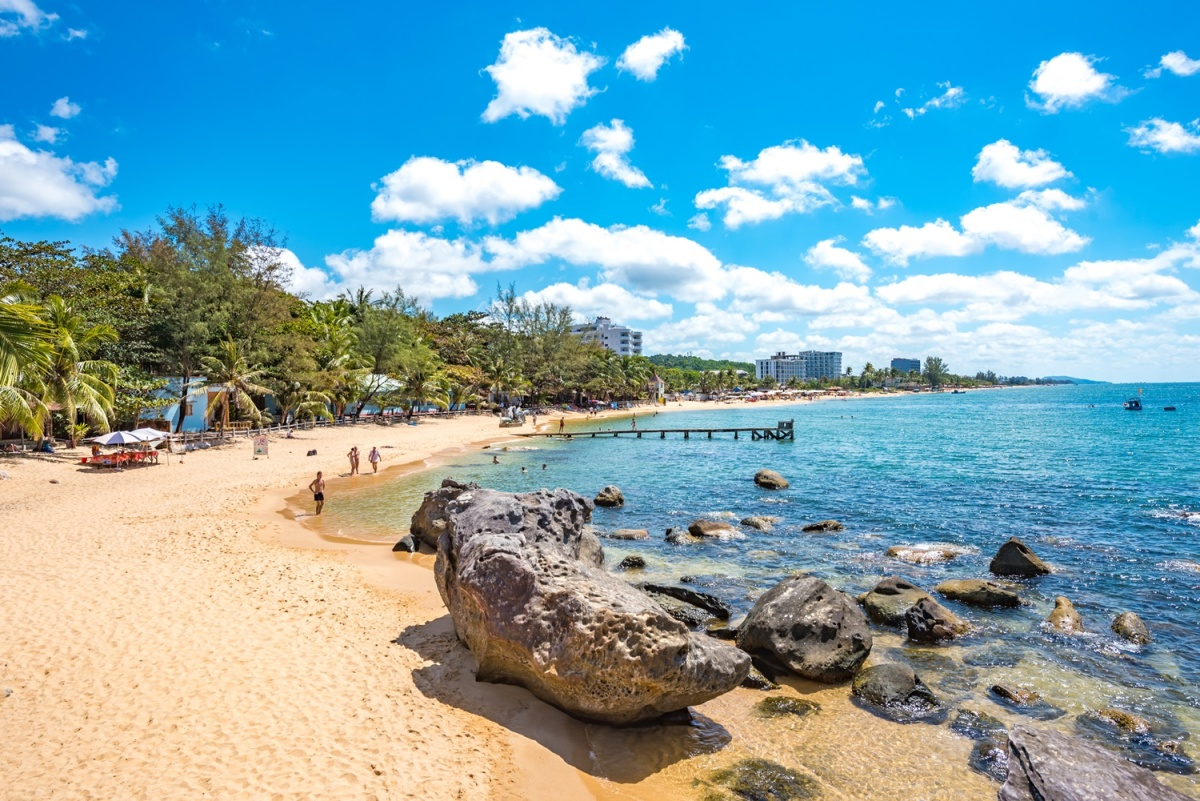
#> input picture transition/beach.jpg, 1200 x 801 px
$ python cover.py
#> lines starting #> are read from the running program, lines starting #| are printed output that depends on the picture; pictures that were not available may be replaced by others from this repository, and a replacement may not be noted
import cv2

old_img=cv2.imread('beach.jpg')
#> old_img is the input picture: shape (801, 1200, 3); mean B, G, R 177.7, 166.9, 125.7
new_img=cv2.imread('sky.jpg')
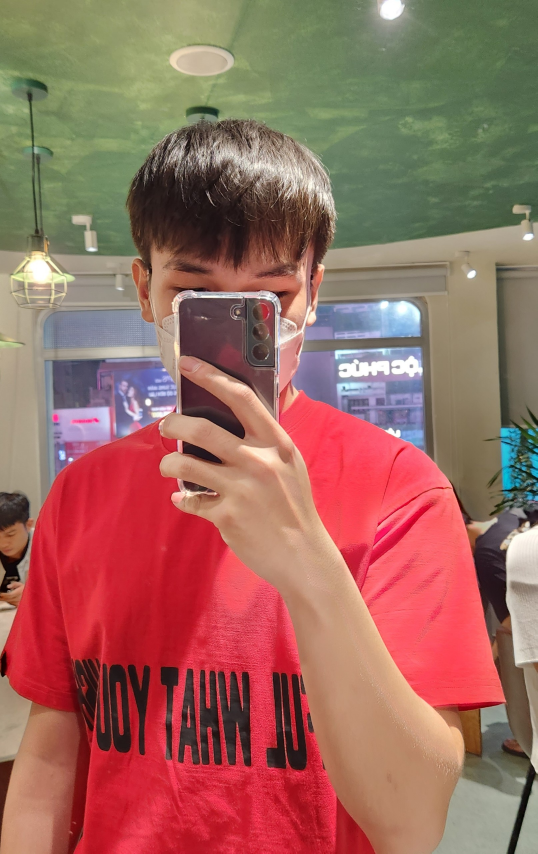
#> input picture image blending/hi.jpg, 1612 x 2560 px, given in place of sky.jpg, which was not available (shown at 1/3 size)
#> new_img is the input picture: shape (2560, 1612, 3); mean B, G, R 94.6, 105.2, 156.3
new_img = cv2.resize(new_img, (old_img.shape[1], old_img.shape[0]))
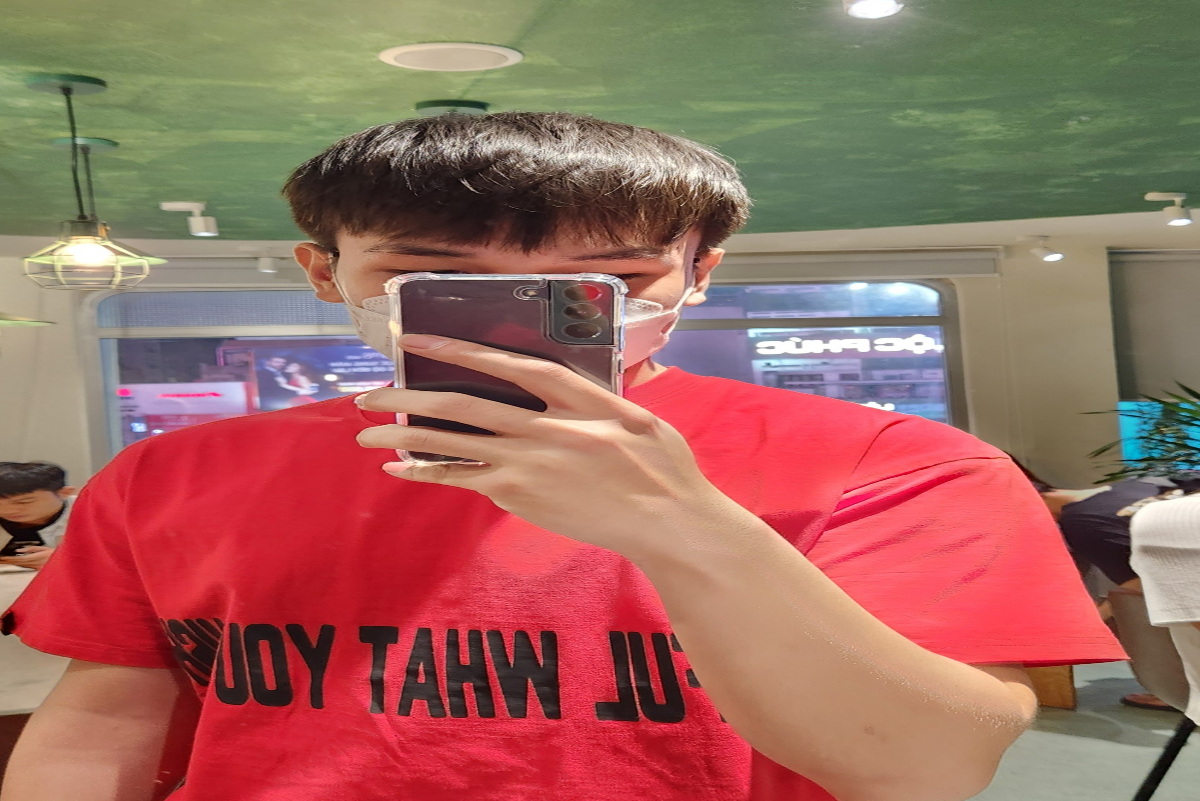
#> new_img: shape (801, 1200, 3); mean B, G, R 94.5, 105, 156.2
cur_img=old_img.copy()

for delta in range(0,old_img.shape[1],10):
    old_img[:,old_img.shape[1]-delta:,:]=new_img[:,0:delta,:]
    cv2.imshow('cover', old_img)
    cv2.waitKey(1)
#> this loop made 120 passes
#> pass 2, `cv2.imshow('cover', old_img)`:
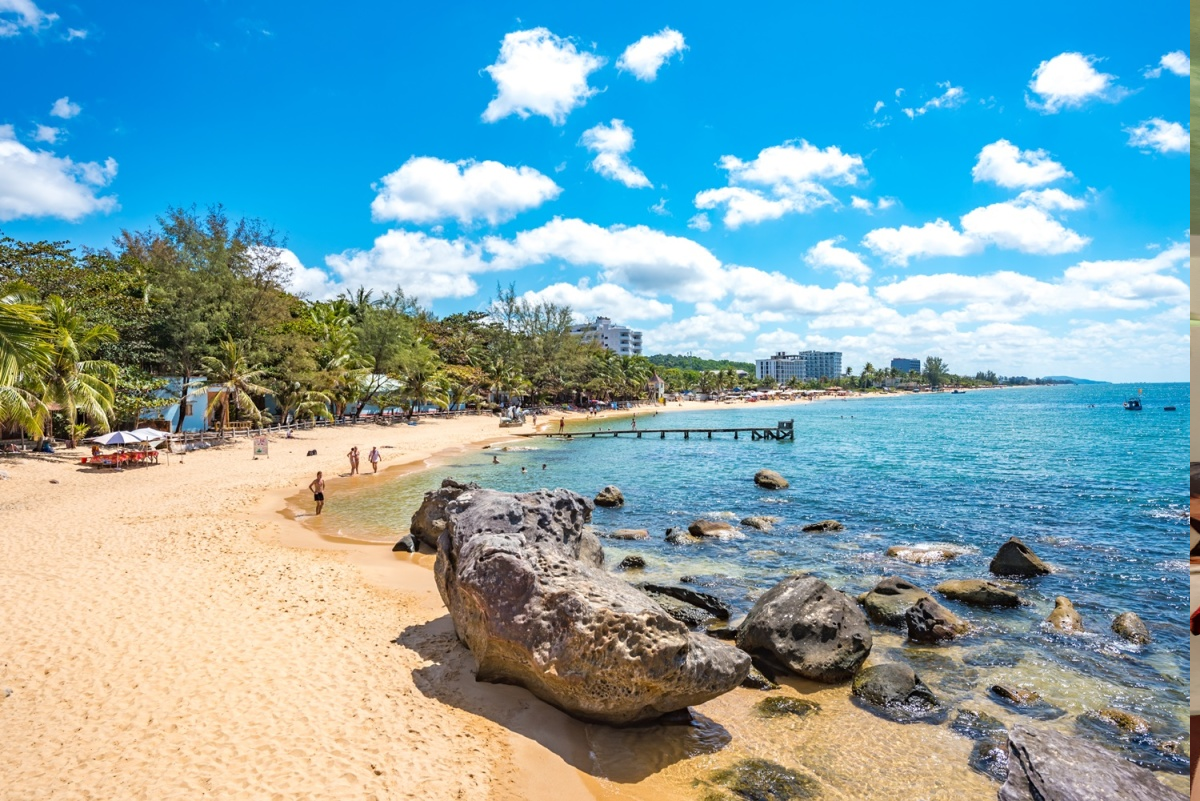
#> window 'cover': shape (801, 1200, 3); mean B, G, R 176.9, 166.6, 126
#> after the loop:
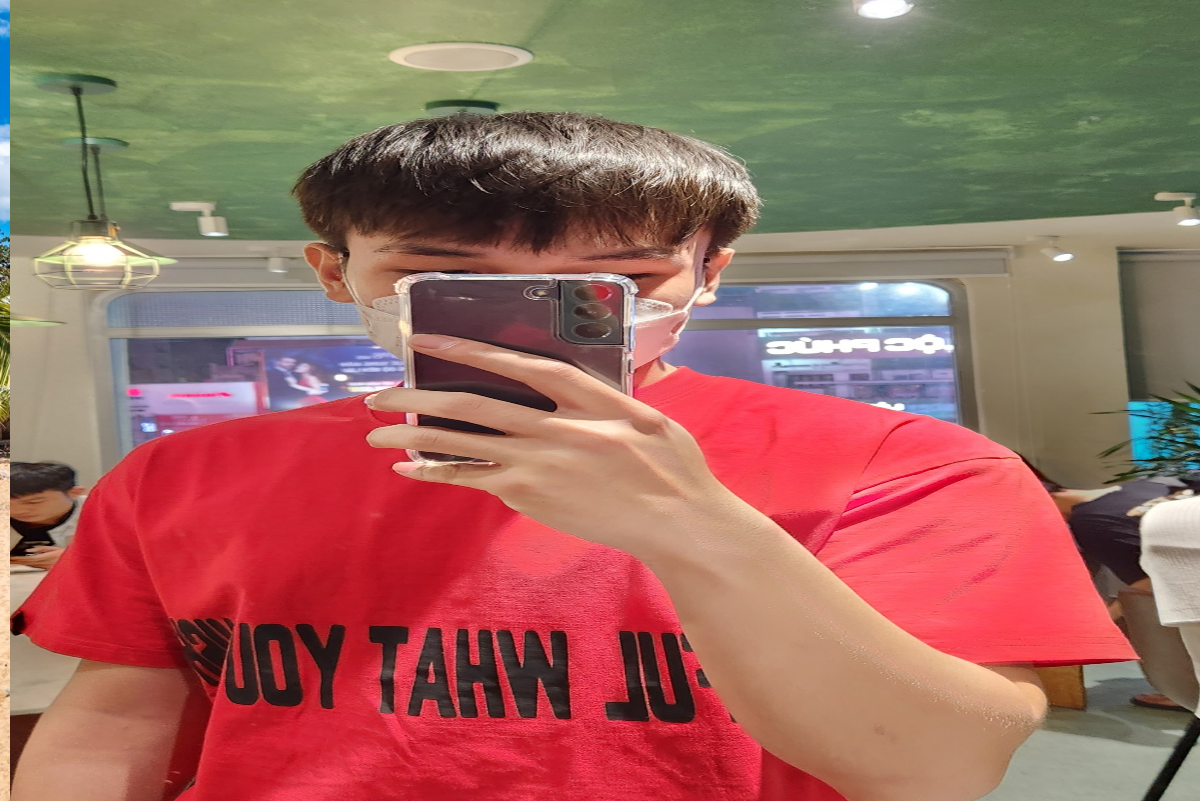
#> old_img: shape (801, 1200, 3); mean B, G, R 94.8, 105.3, 156.4
